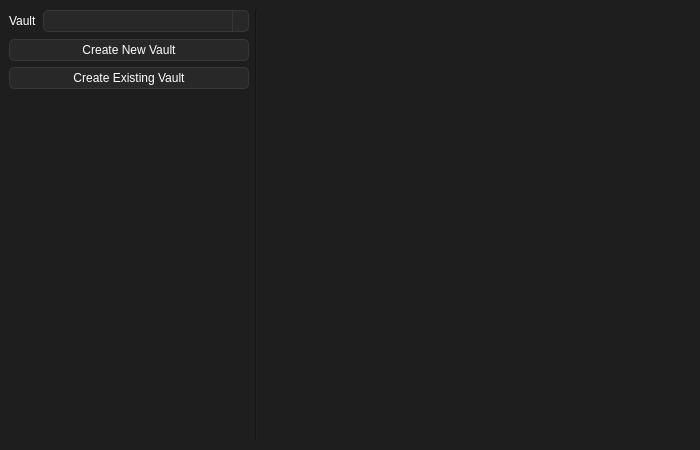
<?xml version="1.0" encoding="UTF-8"?>
<ui version="4.0">
 <class>MainWindow</class>
 <widget class="QMainWindow" name="MainWindow">
  <property name="geometry">
   <rect>
    <x>0</x>
    <y>0</y>
    <width>700</width>
    <height>450</height>
   </rect>
  </property>
  <property name="minimumSize">
   <size>
    <width>0</width>
    <height>0</height>
   </size>
  </property>
  <property name="windowTitle">
   <string>MainWindow</string>
  </property>
  <property name="styleSheet">
   <string notr="true">QWidget{
	font: 100 11pt &quot;Noto Sans&quot;;
	color: rgb(255, 255, 255);
	background-color: rgb(30, 30, 30);
}
QWidget:disabled{
	color: rgb(100, 100, 100);
}

/* ToolTip */
QToolTip {
	color: rgb(255, 255, 255); 
	background: rgb(55, 55, 55);
	border: 1px solid rgb(70, 70, 70); 
	border-radius: 5px;
}

/* ProgressBar */
QProgressBar{
 	border: 1px solid rgb(55, 55, 55);
	border-radius: 5px;
	padding-left: 0px;
	color: rgb(0, 65, 74);
	text-align: center;
}
QProgressBar::chunk{
	border-radius: 5px;
 	background-color: rgb(44, 222, 133);
}

/* Label */
QLabel{
border: 0px;
/*padding-left: 0px;
padding-right: 1px;*/
}

/* TextEdit */
QTextEdit{
font: 9pt;
border: 1px solid rgb(55, 55, 55);
border-radius: 5px;
}
/* LineEdit */
QLineEdit{
	border: 1px solid rgb(55, 55, 55);
	border-radius: 5px;
}

/* ListView */
QListView{
	border: 1px solid rgb(55, 55, 55);
	border-radius: 5px;
	font: 11pt;
	gridline-color: rgb(0, 0, 0);
}

/* ComboBox */
QComboBox{
	background-color: rgb(40, 40, 40);
	border: 1px solid rgb(55, 55, 55);
	border-radius: 5px;
	padding-left: 3px;
}
QComboBox::drop-down {
    width: 20px;
    border-left: 1px solid rgb(55, 55, 55);
    border-top-right-radius: 5px; 
    border-bottom-right-radius: 5px;
    subcontrol-origin: padding;
    subcontrol-position: top right;
    width: 15px;
}
QComboBox::down-arrow {
    image: url(:/icons/arrow_down.png);
}

/* PushButton */
QPushButton{
	border: 1px solid rgb(55, 55, 55);
	border-radius: 5px;
	background-color: rgb(40, 40, 40);
}
QPushButton:pressed{
	background-color: rgb(30, 30, 30);
}

/* CheckBox */
QCheckBox{
	border: 1px solid rgb(55, 55, 55);
	border-radius: 5px;
}
QCheckBox::indicator{
	margin-left: 2px;
	margin-right: -2px;
}
QCheckBox::indicator:unchecked{
	border: 1px solid rgb(0, 0, 0);
	background-color: rgb(200, 40 ,40);
}
QCheckBox::indicator:checked{
	border: 1px solid rgb(0, 0, 0);
	background-color: rgb(40, 200 ,40);
}

</string>
  </property>
  <widget class="QWidget" name="centralwidget">
   <layout class="QGridLayout" name="gridLayout">
    <item row="0" column="1">
     <widget class="Line" name="line">
      <property name="orientation">
       <enum>Qt::Orientation::Vertical</enum>
      </property>
     </widget>
    </item>
    <item row="1" column="0" colspan="4">
     <layout class="QGridLayout" name="layout_output"/>
    </item>
    <item row="0" column="2" colspan="2">
     <widget class="QStackedWidget" name="stackedWidget">
      <property name="currentIndex">
       <number>0</number>
      </property>
      <widget class="QWidget" name="empty_page"/>
     </widget>
    </item>
    <item row="0" column="0">
     <widget class="QWidget" name="widget" native="true">
      <property name="minimumSize">
       <size>
        <width>240</width>
        <height>0</height>
       </size>
      </property>
      <property name="maximumSize">
       <size>
        <width>240</width>
        <height>16777215</height>
       </size>
      </property>
      <layout class="QGridLayout" name="layout_vault">
       <property name="leftMargin">
        <number>0</number>
       </property>
       <property name="topMargin">
        <number>0</number>
       </property>
       <property name="rightMargin">
        <number>0</number>
       </property>
       <property name="bottomMargin">
        <number>0</number>
       </property>
       <property name="verticalSpacing">
        <number>6</number>
       </property>
       <item row="0" column="0">
        <layout class="QHBoxLayout" name="horizontalLayout">
         <item>
          <widget class="QLabel" name="vault_select_label">
           <property name="sizePolicy">
            <sizepolicy hsizetype="Fixed" vsizetype="Fixed">
             <horstretch>0</horstretch>
             <verstretch>0</verstretch>
            </sizepolicy>
           </property>
           <property name="minimumSize">
            <size>
             <width>0</width>
             <height>24</height>
            </size>
           </property>
           <property name="maximumSize">
            <size>
             <width>16777215</width>
             <height>24</height>
            </size>
           </property>
           <property name="text">
            <string>Vault</string>
           </property>
          </widget>
         </item>
         <item>
          <widget class="QComboBox" name="vault_select_comboBox">
           <property name="minimumSize">
            <size>
             <width>0</width>
             <height>22</height>
            </size>
           </property>
           <property name="maximumSize">
            <size>
             <width>16777215</width>
             <height>22</height>
            </size>
           </property>
          </widget>
         </item>
        </layout>
       </item>
       <item row="1" column="0">
        <widget class="QPushButton" name="vault_createNew_button">
         <property name="minimumSize">
          <size>
           <width>0</width>
           <height>22</height>
          </size>
         </property>
         <property name="maximumSize">
          <size>
           <width>16777215</width>
           <height>22</height>
          </size>
         </property>
         <property name="text">
          <string>Create New Vault</string>
         </property>
        </widget>
       </item>
       <item row="2" column="0">
        <widget class="QPushButton" name="vault_createExisting_button">
         <property name="minimumSize">
          <size>
           <width>0</width>
           <height>22</height>
          </size>
         </property>
         <property name="maximumSize">
          <size>
           <width>16777215</width>
           <height>22</height>
          </size>
         </property>
         <property name="text">
          <string>Create Existing Vault</string>
         </property>
        </widget>
       </item>
       <item row="3" column="0">
        <spacer name="verticalSpacer_2">
         <property name="orientation">
          <enum>Qt::Orientation::Vertical</enum>
         </property>
         <property name="sizeHint" stdset="0">
          <size>
           <width>20</width>
           <height>40</height>
          </size>
         </property>
        </spacer>
       </item>
      </layout>
     </widget>
    </item>
   </layout>
  </widget>
 </widget>
 <resources/>
 <connections/>
</ui>
